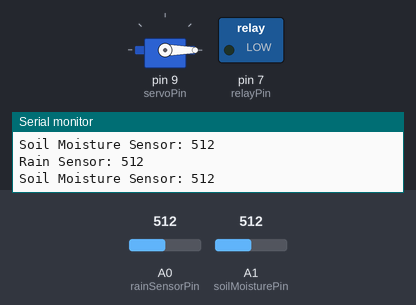
The sketch below on a simulated Arduino Uno, built with avr-gcc and run on an emulated ATmega328P. Parts: servo, switched loads named in the sketch (green lamp = pin HIGH), the last lines printed to the serial monitor. Inputs (shaded band) come from the test bench; at power-on: A0 (rainSensorPin) = 512, A1 (soilMoisturePin) = 512.

Above: at 1.8 s.
1.9 s: A0 (rainSensorPin) set to 490
At 3.0 s:
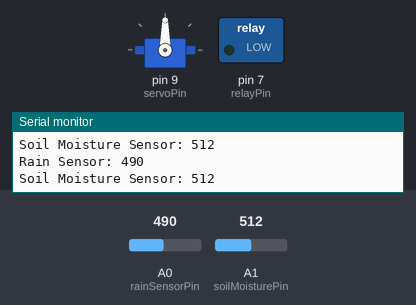
3.5 s: A1 (soilMoisturePin) set to 318
5.2 s: A1 (soilMoisturePin) set to 288
At 7.2 s:
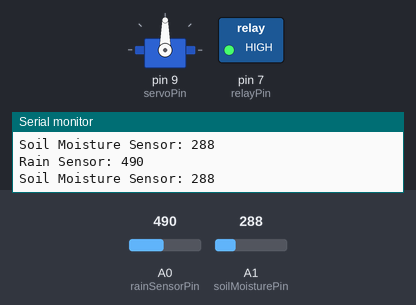
7.5 s: A0 (rainSensorPin) set to 510
At 8.9 s:
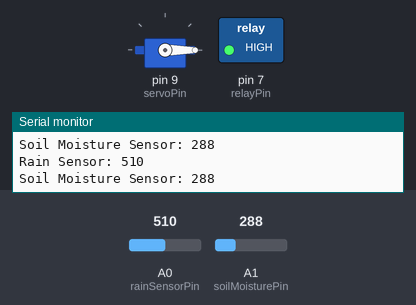
9.5 s: A0 (rainSensorPin) set to 306
At 10.5 s:
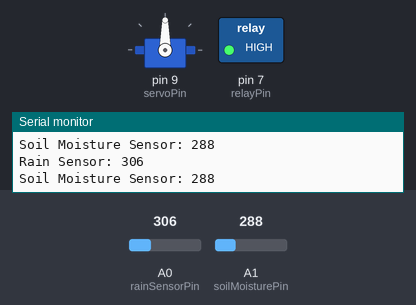
11.5 s: A0 (rainSensorPin) set to 511
At 13.3 s:
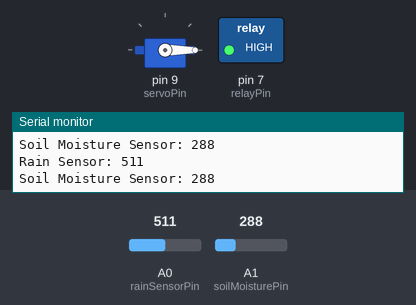
Timing chart, 0 to 14.5 s (numbered marks = the images above; inputs shaded):
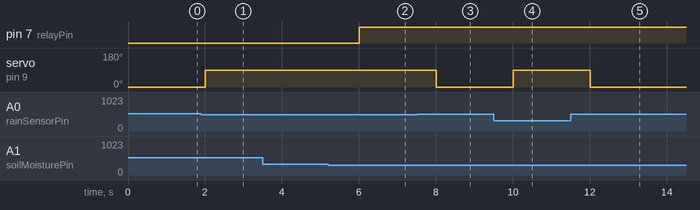

Measured:
- the behaviour switches between 500 and 499 on A0 (rainSensorPin) (found by bisection; images 0 and 1)
- the behaviour switches between 300 and 299 on A1 (soilMoisturePin) (found by bisection; images 1 and 2)
- after the input at 1.9 s, servo on pin 9 (servoPin): 0° → 90° after 0.10 s
- after the input at 5.2 s, pin 7 (relayPin): LOW → HIGH after 0.81 s
- after the input at 7.5 s, servo on pin 9 (servoPin): 90° → 0° after 0.51 s
- after the input at 9.5 s, servo on pin 9 (servoPin): 0° → 90° after 0.51 s
- after the input at 11.5 s, servo on pin 9 (servoPin): 90° → 0° after 0.51 s

The sketch:

Roof.ino
```cpp
#include <Servo.h>

// Initialize the Servo object
Servo myservo;

// Define pin connections
const int rainSensorPin = A0;      // Analog pin for raindrop sensor
const int soilMoisturePin = A1;    // Analog pin for soil moisture sensor
const int servoPin = 9;            // Digital pin for servo
const int relayPin = 7;            // Digital pin for relay

// Define thresholds
const int rainThreshold = 500;     // Threshold for rain detection
const int moistureThreshold = 300; // Threshold for soil moisture

void setup() {
  // Attach the servo on pin 9 to the servo object
  myservo.attach(servoPin);

  // Initialize the relay pin as OUTPUT
  pinMode(relayPin, OUTPUT);
  digitalWrite(relayPin, LOW);  // Initialize relay as off

  // Initialize serial communication for debugging
  Serial.begin(9600);

  // Initialize the servo to the initial position (0 degrees)
  myservo.write(0);
}

void loop() {
  // Read the value from the raindrop sensor
  int rainSensorValue = analogRead(rainSensorPin);

  // Read the value from the soil moisture sensor
  int soilMoistureValue = analogRead(soilMoisturePin);

  // Print the sensor values to the Serial Monitor
  Serial.print("Rain Sensor: ");
  Serial.println(rainSensorValue);
  Serial.print("Soil Moisture Sensor: ");
  Serial.println(soilMoistureValue);

  // Rain detection logic
  if (rainSensorValue < rainThreshold) {  // Rain detected
    // Rotate the servo to 180 degrees to close the roof
    myservo.write(90);
  } else {  // No rain detected
    // Rotate the servo back to 0 degrees to open the roof
    myservo.write(0);
  }

  // Soil moisture detection logic
  if (soilMoistureValue < moistureThreshold) {  // Dry soil detected
    // Turn on the relay to activate the pump for irrigation
    digitalWrite(relayPin, HIGH);
  } else {  // Soil is sufficiently moist
    // Turn off the relay to stop irrigation
    digitalWrite(relayPin, LOW);
  }

  // Small delay to avoid flooding the serial monitor
  delay(1000);
}
```
